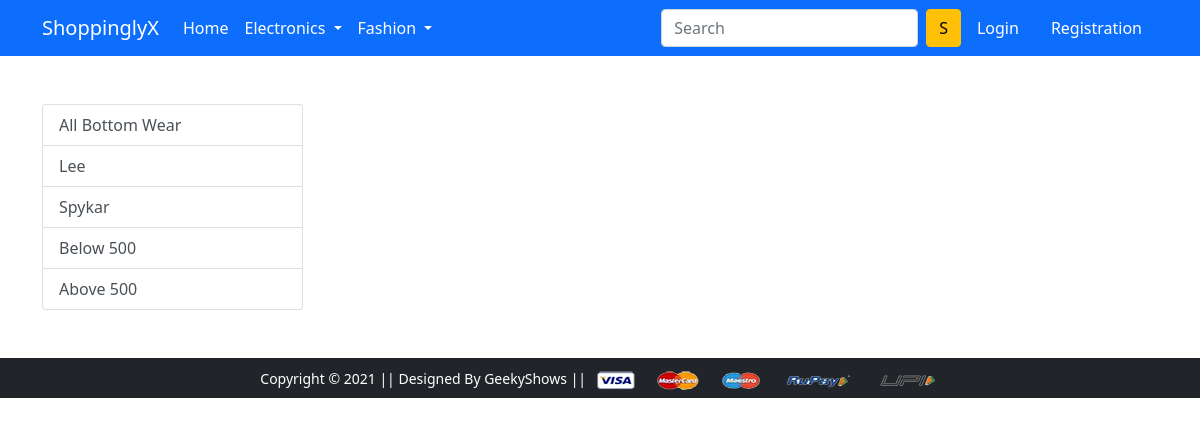
Page /bottomwear/ on the earlier database version.
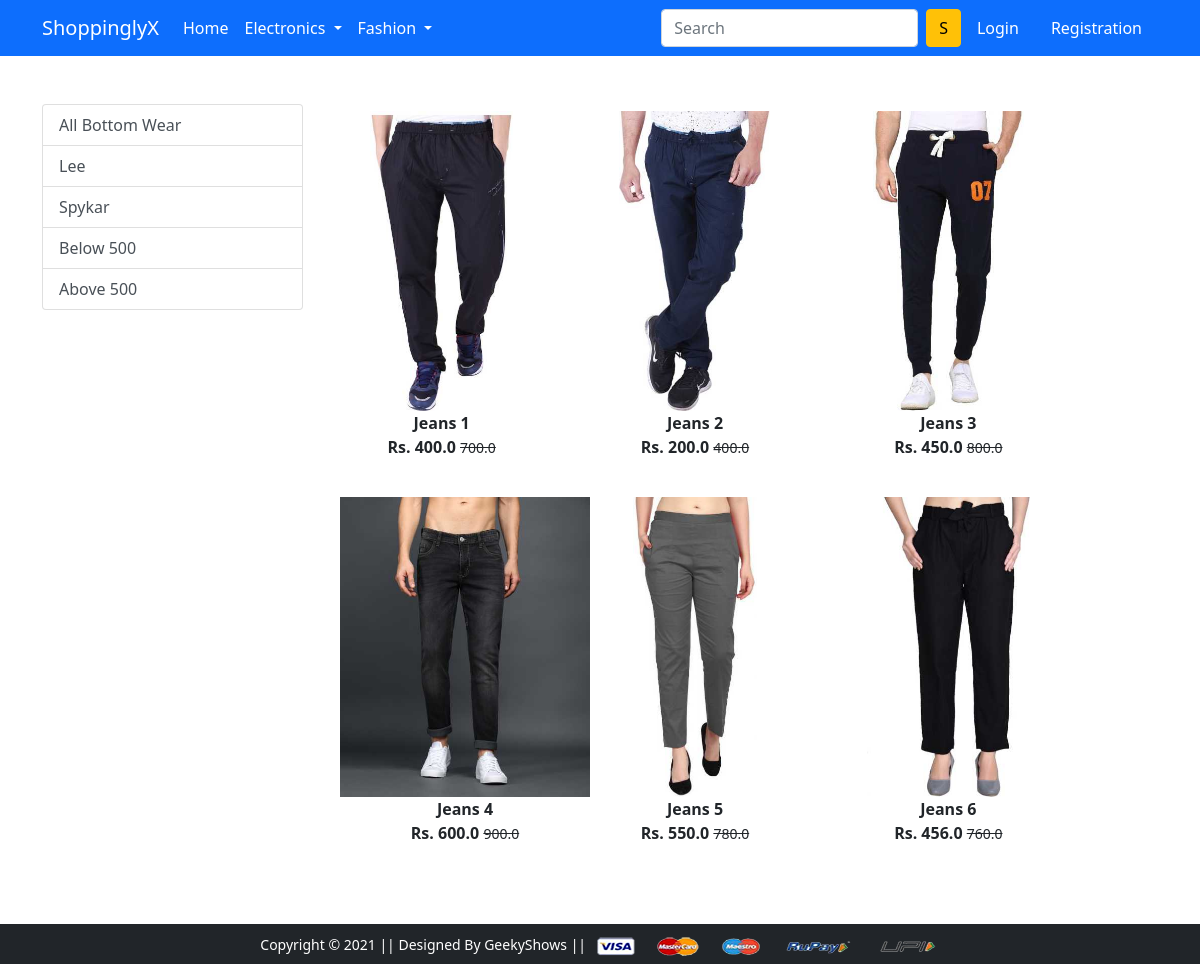
Same page on the later database version.
### app/models.py (models this page shows, shortened)
class Product(models.Model):
    title=models.CharField(max_length=100)
    selling_price=models.FloatField()
    discounted_price=models.FloatField()
    description=models.TextField()
    brand=models.CharField(max_length=100)
    category=models.CharField(choices=CATEGORY_CHOICES,max_length=2)
    product_image=models.ImageField(upload_to='productimg')

### app/views.py (the view)
# urls.py: path('bottomwear/', views.bottomwear, name='bottomwear'),
def bottomwear(request,data=None):
    if data==None:
        bottomwears=Product.objects.filter(category='BW')
    elif data=='Lee' or data=='Spykar':
        bottomwears=Product.objects.filter(category='BW').filter(brand=data)
    elif data=='below':
        bottomwears=Product.objects.filter(category='BW').filter(discounted_price__lt=500)
    elif data=='above':
        bottomwears=Product.objects.filter(category='BW').filter(discounted_price__gt=500)
    return render(request, 'app/bottomwear.html',{'bottomwears':bottomwears})

### app/templates/app/bottomwear.html (shortened to what this page needs)
{% extends 'app/base.html' %}
{% load static %}
{% block main-content %}
<div class="container my-5">
 <div class="row">
  <div class="col-sm-3">
   <div class="list-group">
        <a href="{% url 'bottomwear' %}" class="list-group-item list-group-item-action" aria-current="true">All Bottom Wear</a>
        <a href="{% url 'bottomweardata' 'Lee' %}" class="list-group-item list-group-item-action" aria-current="true">Lee</a>
        <a href="{% url 'bottomweardata' 'Spykar' %}" class="list-group-item list-group-item-action" aria-current="true">Spykar</a>
        <a href="{% url 'bottomweardata' 'below' %}" class="list-group-item list-group-item-action" aria-current="true">Below 500</a>
        <a href="{% url 'bottomweardata' 'above' %}" class="list-group-item list-group-item-action" aria-current="true">Above 500</a>
    </div>
  </div>
  <div class="col-sm-8">
      <div class="row">
          {% for product in bottomwears %}
          <div class="col-sm-4 text-center mb-4">
              <a href="{% url 'product-detail' product.id %}" class="btn">
                  <div class="item">
                      <img src="{{product.product_image.url}}" alt="" height="300">
                      <div class="fw-bold">{{product.title}}</div>
                      <div class="fw-bold">Rs. {{product.discounted_price}}
                        <small class="fw-light text-decoration-line-through">{{product.selling_price}}</small>
                      </div>
                  </div>
              </a>
          </div>
          {% endfor %}
      </div>
  </div>
 </div>
</div>
{% endblock main-content %}

Differences in the rows shown:
added Product: product_image (picture), title "Jeans 1", discounted_price "400.0", selling_price "700.0"
added Product: product_image (picture), title "Jeans 2", discounted_price "200.0", selling_price "400.0"
added Product: product_image (picture), title "Jeans 3", discounted_price "450.0", selling_price "800.0"
added Product: product_image (picture), title "Jeans 4", discounted_price "600.0", selling_price "900.0"
added Product: product_image (picture), title "Jeans 5", discounted_price "550.0", selling_price "780.0"
added Product: product_image (picture), title "Jeans 6", discounted_price "456.0", selling_price "760.0"
